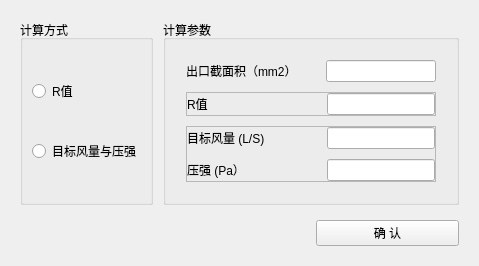
<?xml version="1.0" encoding="UTF-8"?>
<ui version="4.0">
 <class>K_calculator</class>
 <widget class="QWidget" name="K_calculator">
  <property name="geometry">
   <rect>
    <x>0</x>
    <y>0</y>
    <width>476</width>
    <height>0</height>
   </rect>
  </property>
  <property name="windowTitle">
   <string>风道阻力K计算器</string>
  </property>
  <layout class="QGridLayout" name="gridLayout_2">
   <property name="leftMargin">
    <number>20</number>
   </property>
   <property name="topMargin">
    <number>20</number>
   </property>
   <property name="rightMargin">
    <number>20</number>
   </property>
   <property name="bottomMargin">
    <number>20</number>
   </property>
   <property name="horizontalSpacing">
    <number>10</number>
   </property>
   <property name="verticalSpacing">
    <number>15</number>
   </property>
   <item row="0" column="0">
    <widget class="QGroupBox" name="method_box">
     <property name="title">
      <string>计算方式</string>
     </property>
     <layout class="QVBoxLayout" name="verticalLayout">
      <item>
       <widget class="QRadioButton" name="R_btn">
        <property name="text">
         <string>R值</string>
        </property>
       </widget>
      </item>
      <item>
       <widget class="QRadioButton" name="QP_btn">
        <property name="text">
         <string>目标风量与压强</string>
        </property>
       </widget>
      </item>
     </layout>
    </widget>
   </item>
   <item row="0" column="1" colspan="2">
    <widget class="QGroupBox" name="c_box">
     <property name="title">
      <string>计算参数</string>
     </property>
     <layout class="QVBoxLayout" name="verticalLayout_2">
      <property name="spacing">
       <number>10</number>
      </property>
      <property name="leftMargin">
       <number>20</number>
      </property>
      <property name="topMargin">
       <number>20</number>
      </property>
      <property name="rightMargin">
       <number>20</number>
      </property>
      <property name="bottomMargin">
       <number>20</number>
      </property>
      <item>
       <layout class="QHBoxLayout" name="horizontalLayout">
        <property name="spacing">
         <number>0</number>
        </property>
        <property name="leftMargin">
         <number>0</number>
        </property>
        <property name="topMargin">
         <number>0</number>
        </property>
        <property name="rightMargin">
         <number>0</number>
        </property>
        <property name="bottomMargin">
         <number>0</number>
        </property>
        <item>
         <widget class="QLabel" name="area_label">
          <property name="minimumSize">
           <size>
            <width>140</width>
            <height>0</height>
           </size>
          </property>
          <property name="text">
           <string>出口截面积（mm2）</string>
          </property>
         </widget>
        </item>
        <item>
         <widget class="QLineEdit" name="area_edit">
          <property name="minimumSize">
           <size>
            <width>100</width>
            <height>0</height>
           </size>
          </property>
          <property name="maximumSize">
           <size>
            <width>150</width>
            <height>16777215</height>
           </size>
          </property>
         </widget>
        </item>
       </layout>
      </item>
      <item>
       <widget class="QFrame" name="R_frame">
        <property name="frameShape">
         <enum>QFrame::StyledPanel</enum>
        </property>
        <property name="frameShadow">
         <enum>QFrame::Raised</enum>
        </property>
        <layout class="QHBoxLayout" name="horizontalLayout_2">
         <property name="spacing">
          <number>0</number>
         </property>
         <property name="leftMargin">
          <number>0</number>
         </property>
         <property name="topMargin">
          <number>0</number>
         </property>
         <property name="rightMargin">
          <number>0</number>
         </property>
         <property name="bottomMargin">
          <number>0</number>
         </property>
         <item>
          <widget class="QLabel" name="R_label">
           <property name="minimumSize">
            <size>
             <width>140</width>
             <height>0</height>
            </size>
           </property>
           <property name="text">
            <string>R值</string>
           </property>
          </widget>
         </item>
         <item>
          <widget class="QLineEdit" name="R_edit">
           <property name="minimumSize">
            <size>
             <width>100</width>
             <height>0</height>
            </size>
           </property>
           <property name="maximumSize">
            <size>
             <width>150</width>
             <height>16777215</height>
            </size>
           </property>
          </widget>
         </item>
        </layout>
       </widget>
      </item>
      <item>
       <widget class="QFrame" name="QP_frame">
        <property name="frameShape">
         <enum>QFrame::StyledPanel</enum>
        </property>
        <property name="frameShadow">
         <enum>QFrame::Raised</enum>
        </property>
        <layout class="QGridLayout" name="gridLayout">
         <property name="leftMargin">
          <number>0</number>
         </property>
         <property name="topMargin">
          <number>0</number>
         </property>
         <property name="rightMargin">
          <number>0</number>
         </property>
         <property name="bottomMargin">
          <number>0</number>
         </property>
         <property name="horizontalSpacing">
          <number>0</number>
         </property>
         <property name="verticalSpacing">
          <number>10</number>
         </property>
         <item row="0" column="0">
          <widget class="QLabel" name="taget_volume_label">
           <property name="minimumSize">
            <size>
             <width>140</width>
             <height>0</height>
            </size>
           </property>
           <property name="text">
            <string>目标风量 (L/S)</string>
           </property>
          </widget>
         </item>
         <item row="0" column="1">
          <widget class="QLineEdit" name="volume_edit">
           <property name="minimumSize">
            <size>
             <width>100</width>
             <height>0</height>
            </size>
           </property>
           <property name="maximumSize">
            <size>
             <width>150</width>
             <height>16777215</height>
            </size>
           </property>
          </widget>
         </item>
         <item row="1" column="0">
          <widget class="QLabel" name="pressure_label">
           <property name="minimumSize">
            <size>
             <width>140</width>
             <height>0</height>
            </size>
           </property>
           <property name="text">
            <string>压强 (Pa）</string>
           </property>
          </widget>
         </item>
         <item row="1" column="1">
          <widget class="QLineEdit" name="pressure_edit">
           <property name="minimumSize">
            <size>
             <width>100</width>
             <height>0</height>
            </size>
           </property>
           <property name="maximumSize">
            <size>
             <width>150</width>
             <height>16777215</height>
            </size>
           </property>
          </widget>
         </item>
        </layout>
       </widget>
      </item>
     </layout>
    </widget>
   </item>
   <item row="1" column="0" colspan="2">
    <spacer name="horizontalSpacer">
     <property name="orientation">
      <enum>Qt::Horizontal</enum>
     </property>
     <property name="sizeHint" stdset="0">
      <size>
       <width>286</width>
       <height>20</height>
      </size>
     </property>
    </spacer>
   </item>
   <item row="1" column="2">
    <widget class="QPushButton" name="K_cal_btn">
     <property name="text">
      <string>确 认</string>
     </property>
    </widget>
   </item>
  </layout>
 </widget>
 <resources/>
 <connections/>
</ui>
